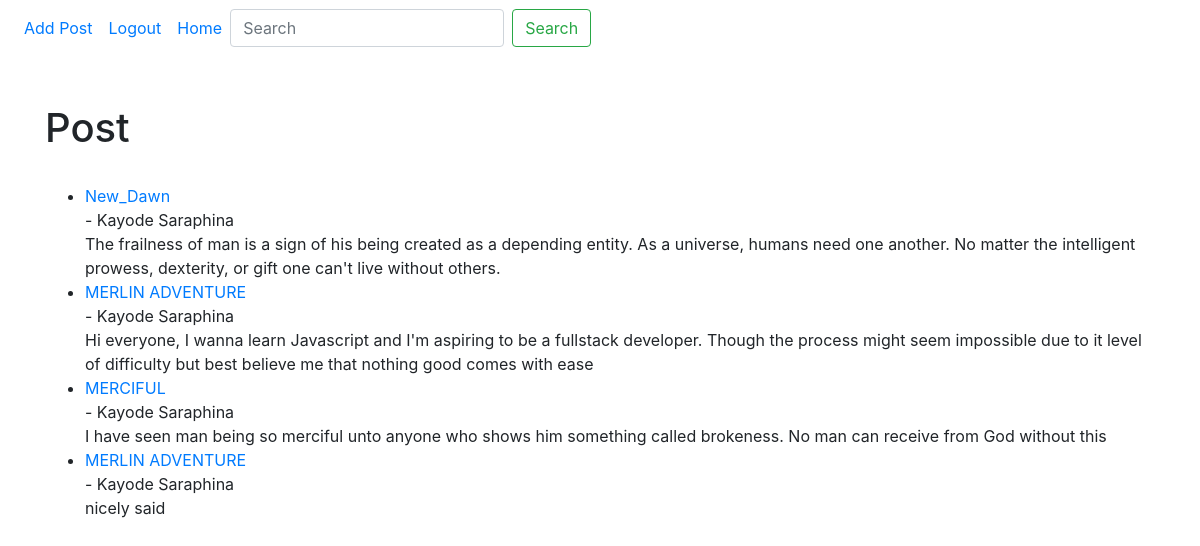
The page / (signed in) on the database its author committed.
### my_blog_app/models.py (models this page shows, shortened)
class Post(models.Model):
    title = models.CharField(max_length=255)
    author = models.ForeignKey(User, on_delete=models.CASCADE)
    body = models.TextField()

### my_blog_app/views.py (the view)
# urls.py: path('', HomeView.as_view(), name="home"),
class HomeView(ListView):
    model = Post
    template_name = 'home.html'

### my_blog_app/templates/home.html
{% extends 'base.html' %}
{% block content %}
{% if user.is_authenticated %}
    <br>
    <h1>Post</h1>
    <br/>
    <ul>
    {% for post in object_list %}
        <li><a href="{% url 'article-detail' post.pk %}">
        {{post.title }}</li></a> - {{ post.author.first_name }}
        {{ post.author.last_name }} <br/>
        {{ post.body }}</li>
    {% endfor %}
    </ul>
{% else %}
<br/> <h3>You're welcome to Malthus blog.<br/>
<br/> Kindly register if you do not have an account with us, otherwise, login........</h3><br/>
{% endif %}
{% endblock %}

### my_blog_app/templates/base.html (shortened to what this page needs)
<!doctype html>
<html lang="en">
  <head>
    <link rel="stylesheet" href="https://stackpath.bootstrapcdn.com/bootstrap/4.4.1/css/bootstrap.min.css">
  </head>
  <body>
    <nav class="navbar navbar-expand-lg navbar-black bg-black">
        <div class="collapse navbar-collapse" id="navbarSupportedContent">
          <ul class="navbar-nav mr-auto">
            {% if user.is_authenticated %}
                <li class="nav-item">
                    <a class="nav-link" href="{% url 'add_post' %}">
                    Add Post</a>
                </li>
                <li class="nav-item">
                    <a class="nav-link" href="{% url 'logout' %}">Logout</a>
                 </li>
            {% endif %}
            <li class="nav-item active">
              <a class="nav-link" href="{% url 'login' %}">Home <span class="sr-only">(current)</span></a>
            </li>
            <form class="form-inline my-2 my-lg-0">
            <input class="form-control mr-sm-2" type="search" placeholder="Search" aria-label="Search">
            <button class="btn btn-outline-success my-2 my-sm-0" type="submit">Search</button>
          </form>
        </div>
      </nav>
    <br/>
    <div class="container">
        {% block content %}
        {% endblock %}
    </div>
  </body>
</html>

### rows shown on the page
Post: title "New_Dawn", author.first_name "Kayode", author.last_name "Saraphina", body "The frailness of man is a sign of his being created as a depending entity. As a universe, humans need one another. No matter the intelligent prowess, dexterity, or gift one can't live without others."
Post: title "MERLIN ADVENTURE", author.first_name "Kayode", author.last_name "Saraphina", body "Hi everyone, I wanna learn Javascript and I'm aspiring to be a fullstack developer. Though the process might seem impossible due to it level of difficulty but best believe me that nothing good comes with ease"
Post: title "MERCIFUL", author.first_name "Kayode", author.last_name "Saraphina", body "I have seen man being so merciful unto anyone who shows him something called brokeness. No man can receive from God without this"
Post: title "MERLIN ADVENTURE", author.first_name "Kayode", author.last_name "Saraphina", body "nicely said"
